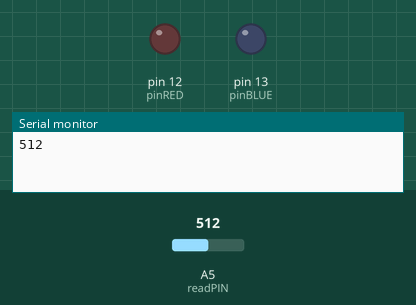
A sketch run on a simulated Arduino Uno, built with avr-gcc and run on an emulated ATmega328P. Parts: output pins drawn as LEDs (lit = HIGH), the last lines printed to the serial monitor. Dashed ring = blinking. The test bench sets the inputs (shaded band); at power-on: A5 (readPIN) = 512.

Above: at 0.1 s.
At 1.8 s:
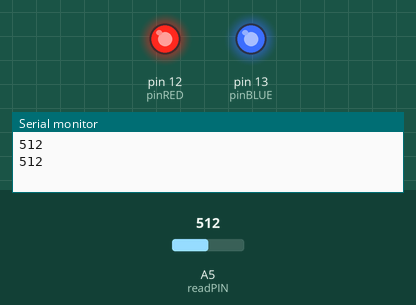
1.9 s: A5 (readPIN) set to 0
3.5 s: A5 (readPIN) set to 122
At 3.68 s:
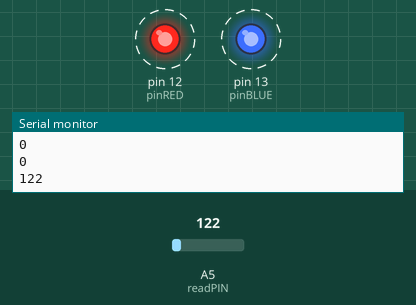
Timing chart, 0 to 13.0 s (numbered marks = the images above; inputs shaded):
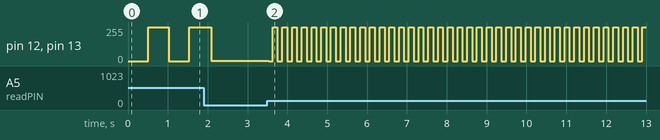

Measured:
- after the input at 3.5 s, pin 12 (pinRED), pin 13 (pinBLUE): alternates 255/255 for 0.12 s and 0/255 for 0.12 s, starting at once

The sketch:

potentiometer.ino
```cpp
// C++ code
//

int readPIN = A5;
int pinRED = 12;
int pinBLUE = 13;
int sensorValue = 0;
void setup()
{
  pinMode(readPIN, INPUT);
  pinMode(pinRED, OUTPUT);
  pinMode(pinBLUE, OUTPUT);
  Serial.begin(9600);
}

void loop()
{
  sensorValue = analogRead(readPIN);
  Serial.println(sensorValue);
  delay(sensorValue);
  digitalWrite(pinRED, HIGH);
  digitalWrite(pinBLUE, HIGH);
  delay(sensorValue);
  digitalWrite(pinRED, LOW);
  digitalWrite(pinBLUE, LOW);
}
```
